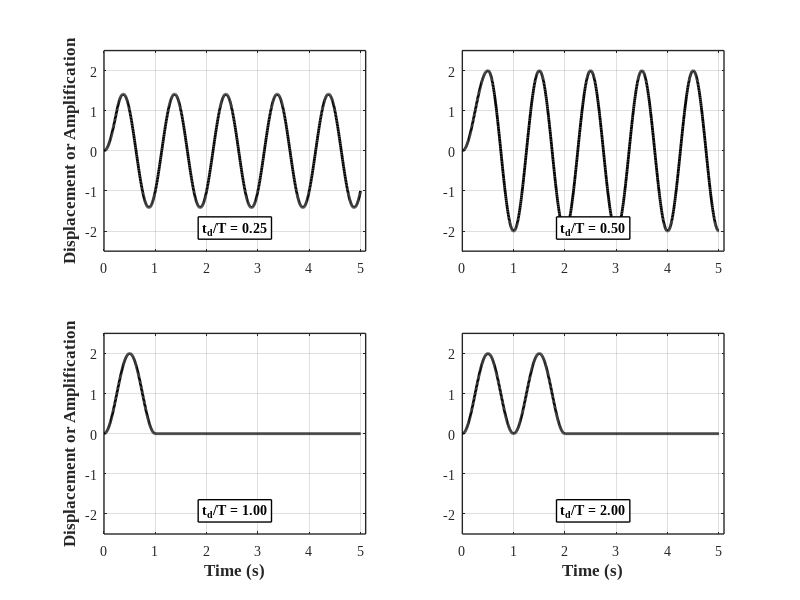

Source code (MATLAB):
%% Example 4-1: Response of an undamped SDOF under rectangular dynamic load

clear; close all; clc
%%
ii = 0;
for r = [0.25, 0.5, 1, 2]
    ii = ii+1;
T  = 1.0;
w  = 2*pi/T;
td = T*r;
p0 = 1;
k  = 1;
%
n  = 1000;
t  = linspace(0,5*T,n);
%%
    for i=1:n
        if t(i) <= td
            v(i)=(p0/k)*(1-cos(w*t(i)));
        else
            arg1=(1-cos(w*td))*cos(w*(t(i)-td));
            arg2=sin(w*td)*sin(w*(t(i)-td));
            v(i) = (p0/k)*(arg1+arg2);
        end
    end


figure(1)
set(figure(1), 'Position', [100   100   800   600])
subplot(2,2,ii); grid on; box on; hold on
    plot(t,v,'LineWidth',2,'Color',[0 0 0]);

    axis([0 5.1 -2.5 2.5]);

    X=xlim; Y=ylim;
    text(X(2)/2,Y(1)/1.3,['t_d/T = ',num2str(r,'%1.2f')],...
        'HorizontalAlignment','center','fontsize',10,...
        'fontname','Times New Roman','FontWeight','Bold',...
        'EdgeColor','k','BackgroundColor','w','LineWidth',1)

    set(gca, 'LineWidth',1, 'FontWeight','normal', 'FontName','Times New Roman', 'FontSize',10)               
end
%%
for subp = 3:4
    subplot(2,2,subp)
    xlabel('Time (s)', 'fontsize',12, 'fontname','Times New Roman','FontWeight','Bold')
end


for subp = 1:2:4
        subplot(2,2,subp)

    ylabel('Displacement or Amplification', 'fontsize',12, 'fontname','Times New Roman','FontWeight','Bold')
end

%%
print('EX_4_1','-dpng')
